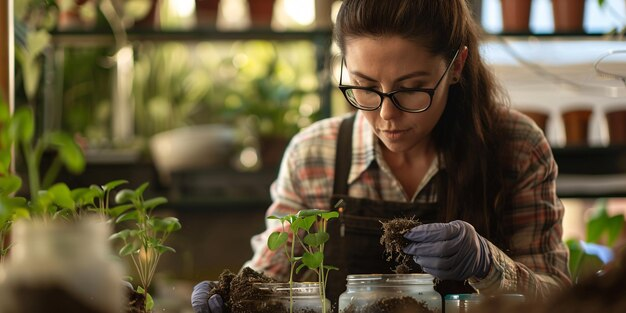
#> input picture EApic.jpg, 626 x 313 px
$ python -i predict_disease.py   (imports and definitions only)   (older library calls are emulated)
#> lines starting #> are read from the running program, lines starting #| are printed output that depends on the picture
import os
import json
import sys
import numpy as np
import cv2
import joblib
from pathlib import Path

def extract_features(image_path, size=100):
    """Extract color and texture features from image"""
#> called with image_path = '../../EApic.jpg', size = 100
    try:
        img = cv2.imread(image_path)
#> img is the input picture: shape (313, 626, 3); mean B, G, R 61.1, 89.3, 100.9
        if img is None:
            return None

        img_resized = cv2.resize(img, (size, size))
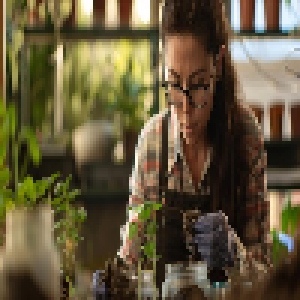
#> img_resized: shape (100, 100, 3) (shown 3 times larger); mean B, G, R 60.8, 89, 100.6
        img_rgb = cv2.cvtColor(img_resized, cv2.COLOR_BGR2RGB)

        features = []

        # Color histogram features (30 features)
        for i in range(3):
            hist = cv2.calcHist([img_rgb], [i], None, [10], [0, 256])
            features.extend(hist.flatten())
#> this loop made 3 passes
#> hist on passes 1 to 3: [849, 1634, 1690, 1621, 1237, 819, 725, 666, 494, 265], [1507, 1985, 1501, 1381, 1102, 837, 644, 478, 360, 205], [3414, 2327, 1325, 983, 644, 498, 329, 150, 103, 227]
#> after the loop, features = 30 values, max 3414 at index 20, min 103 at index 28, mean 1000

        # Grayscale features
        img_gray = cv2.cvtColor(img_resized, cv2.COLOR_BGR2GRAY)
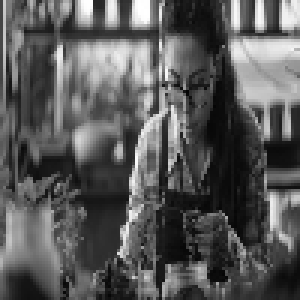
#> img_gray: shape (100, 100) (shown 3 times larger); min 5, max 255, mean 89.3
        edges = cv2.Canny(img_gray, 100, 200)
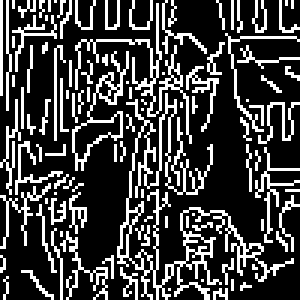
#> edges: shape (100, 100) (shown 3 times larger); 25% white in thin lines or dots
        lap = cv2.Laplacian(img_gray, cv2.CV_64F)
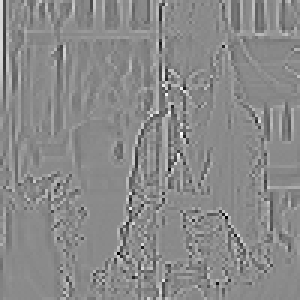
#> lap: shape (100, 100) float64 (shown 3 times larger); min -453, max 384, mean 0.5; drawn with min black and max white

        features.append(edges.mean())
        features.append(edges.std())
        features.append(lap.mean())
        features.append(lap.std())
        features.append(img_gray.mean())
        features.append(img_gray.std())

        return np.array(features, dtype=np.float32)
    except Exception as e:
        print(json.dumps({'error': f'Error extracting features: {str(e)}'}))
        return None

# [53 lines left out: function predict_disease, not called in this run]

# [13 lines not run here, left out]

>>> result = extract_features('../../EApic.jpg')
#> result = 36 values, max 3414 at index 20, min 0.499 at index 32, mean 844.2

$ run again, on JD.jpg
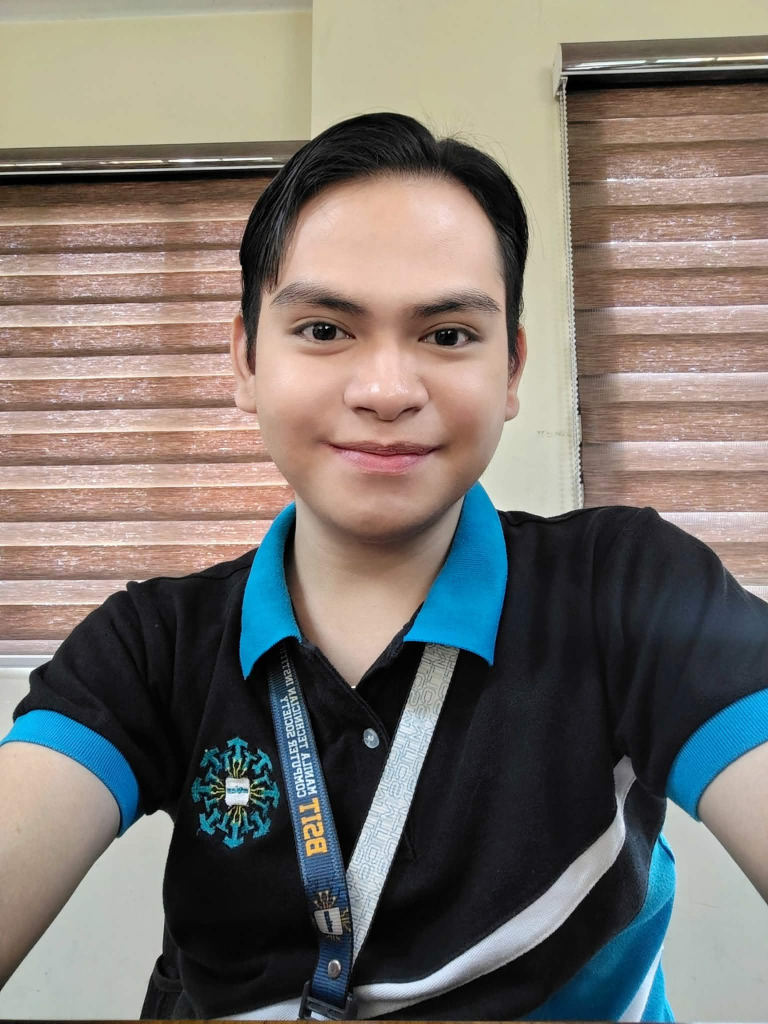
#> input picture JD.jpg, 1536 x 2048 px (shown at 1/2 size)
#> in extract_features, img is the input picture: shape (2048, 1536, 3); mean B, G, R 110.8, 116.9, 123.2
#> the loop in extract_features, `for i in range(3):` made 3 passes
#> hist on passes 1 to 3: [2282, 1077, 225, 329, 440, 591, 1080, 2648, 1006, 322], [1854, 1037, 421, 654, 804, 1091, 1212, 2496, 382, 49], [1519, 1317, 656, 711, 860, 1203, 2115, 1239, 287, 93]
#> after the loop in extract_features, `for i in range(3):`: features = 30 values, max 2648 at index 7, min 49 at index 19, mean 1000
#> in extract_features, `edges = cv2.Canny(img_gray, 100, 200)`:
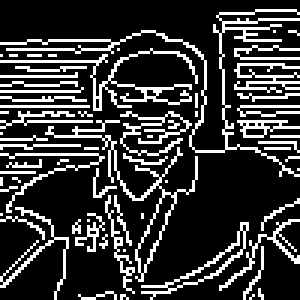
#> edges: shape (100, 100) (shown 3 times larger); 21.4% white in thin lines or dots
#> in extract_features, `lap = cv2.Laplacian(img_gray, cv2.CV_64F)`:
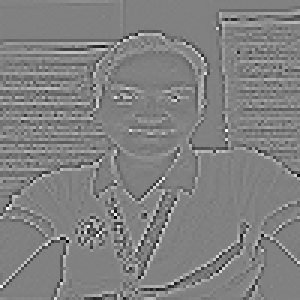
#> lap: shape (100, 100) float64 (shown 3 times larger); min -516, max 503, mean 0; drawn with min black and max white
#> result = 36 values, max 2648 at index 7, min -0.0132 at index 32, mean 845.5

$ run again, on LC.jpg
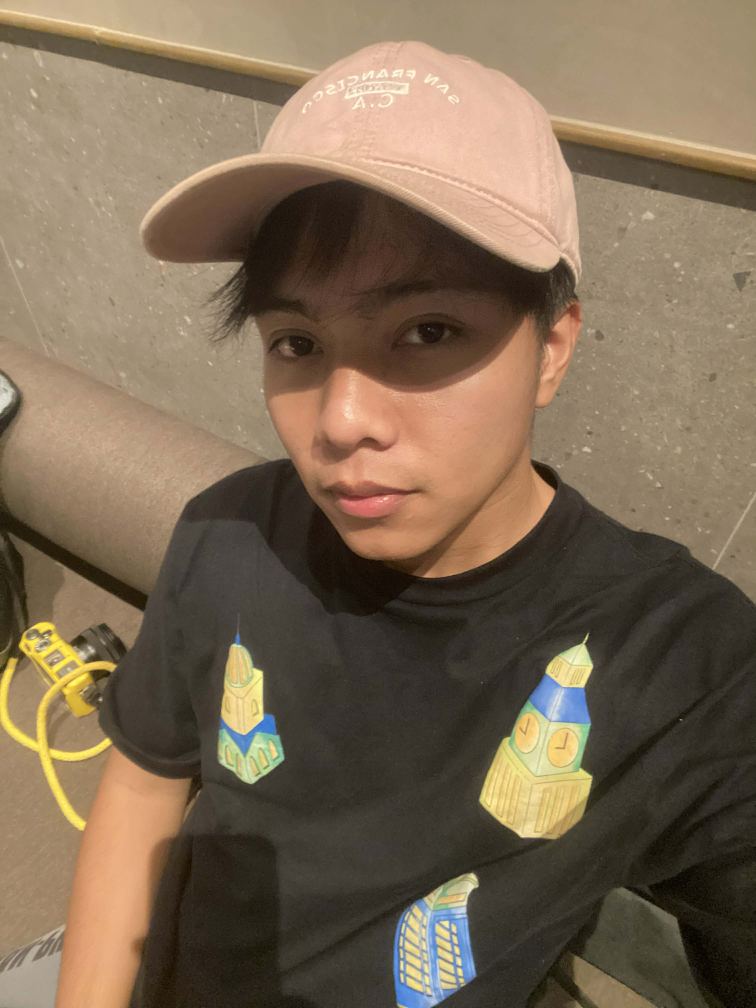
#> input picture LC.jpg, 3024 x 4032 px (shown at 1/4 size)
#> in extract_features, img is the input picture: shape (4032, 3024, 3); mean B, G, R 84.3, 106, 124.3
#> the loop in extract_features, `for i in range(3):` made 3 passes
#> hist on passes 1 to 3: [93, 1524, 2178, 605, 333, 872, 2481, 639, 713, 562], [250, 2064, 1931, 441, 571, 2790, 1073, 628, 213, 39], [792, 2806, 1129, 841, 2790, 977, 527, 61, 71, 6]
#> after the loop in extract_features, `for i in range(3):`: features = 30 values, max 2806 at index 21, min 6 at index 29, mean 1000
#> in extract_features, `edges = cv2.Canny(img_gray, 100, 200)`:
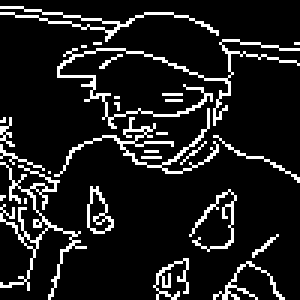
#> edges: shape (100, 100) (shown 3 times larger); 11.5% white in thin lines or dots
#> in extract_features, `lap = cv2.Laplacian(img_gray, cv2.CV_64F)`:
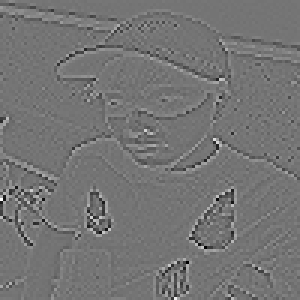
#> lap: shape (100, 100) float64 (shown 3 times larger); min -395, max 467, mean 0; drawn with min black and max white
#> result = 36 values, max 2806 at index 21, min 0.0347 at index 32, mean 842.5
